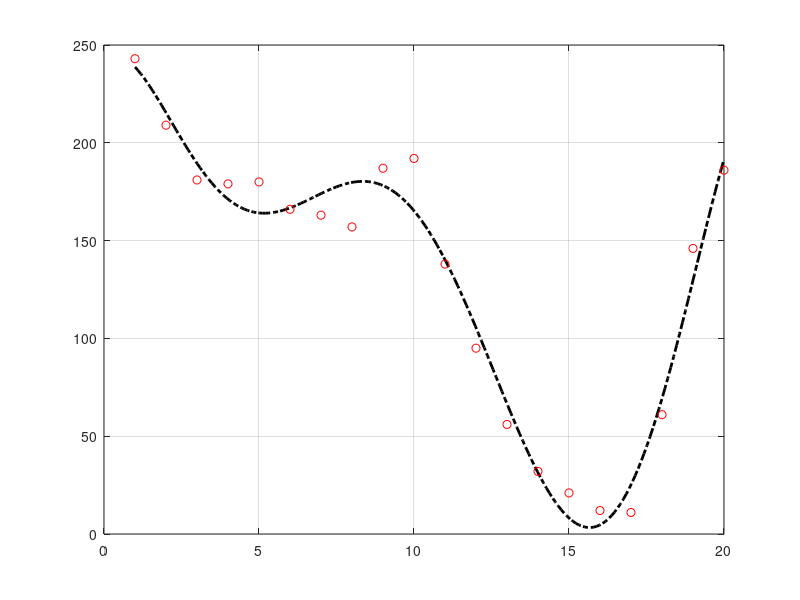

Write the MATLAB code that produced this figure.
% Errore approssimazione:
% supponiamo di voler calcolare l'errore che commetto approssimando dei
% dati in un modo o in un altro -> ce lo dice la norma2 di Ac-y
clear all
close all
clc

x=1:20;  % nodi interpolazione
y=[243 209 181 179 180 166 163 157 187 192 138 95 56 32 21 12 11 61 ...
   146 186];  % vettore dati
% Li approssimiamo con:
%   una retta
%   una parabola
%   un polinomio di grado 3 trigonometrico
% Calcoleremo le soluzioni con un sistema di equazioni normali perche' per
% capire l'errore che commettiamo serve calcolare il quadrato degli scarti
% e cio' lo da la norm(Ac-y)

% rispetto alla A dell'esercizio es_02, aggiungo coefficienti quadratici 
% in A e un duplicato dei sin e cos con frequenza doppia (dimezzando 
% il periodo)

% Sia quindi:
% y=c1 + c2*x + c3*x^2 + c4*sin(2pi/20x) + c5*cos(2pi/20x) + c6*sin(pi/20x)
%      + c7*cos(pi/20*x)
A=[ones(length(x),1), x', (x').^2, sin(2*pi/20*x'), cos(2*pi/20*x'), ... 
   sin(pi/20*x'), cos(pi/20*x')];
 
% Ora, praricamente ogni volta:
%  -Decidi che tipo di approssimazione vuoi analizzare prendendo ad esempio
%   le prime tre colonne di A -> approssimazione con parabola
%  -Calcoli lo scarto
%  -Ricorda di usare soltanto i primi tre elementi di yymq 
%  -Plotti 

% qua considero tutti e 7 i coefficienti di A: 

% c=A\y'; corrisponde a c=A(:,[1:7])\y' e da' l'approssimazione completa
% c=A(:,[1:2])\y'  % da' la RETTA che approssima nel senso dei mq
c=A(:,[1:7])\y';
% valuto ora lo scarto/errore:
% scarto=norm(A(:,[1:2])*c-y')^2 prendo le prime 2 colonne di A 
%   approssimo con la retta e per plottare devo fermarmi a 
%   yymq=c(1)+c(2)*xx e cosi' via...
% NB: anche in c devi fare attenzione alle colonne di A se decidi di fare
%     come sopra scritto
scarto=norm(A(:,[1:7])*c-y')^2  % valuto tutta A

% voglio graficare
xx=linspace(1,20,200);  % intervallo di rappresentazione
yymq=c(1)+c(2)*xx+c(3)*xx.^2+c(4)*sin(2*pi/20*xx)+c(5)*cos(2*pi/20*xx)+...
     c(6)*sin(pi/20*xx)+c(7)*cos(pi/20*xx); 
plot(xx,yymq, 'k-.', 'LineWidth', 2), grid on  % plot approssimazione
hold on
plot(x,y,'ro','Markersize',6)  % plot dei dati
